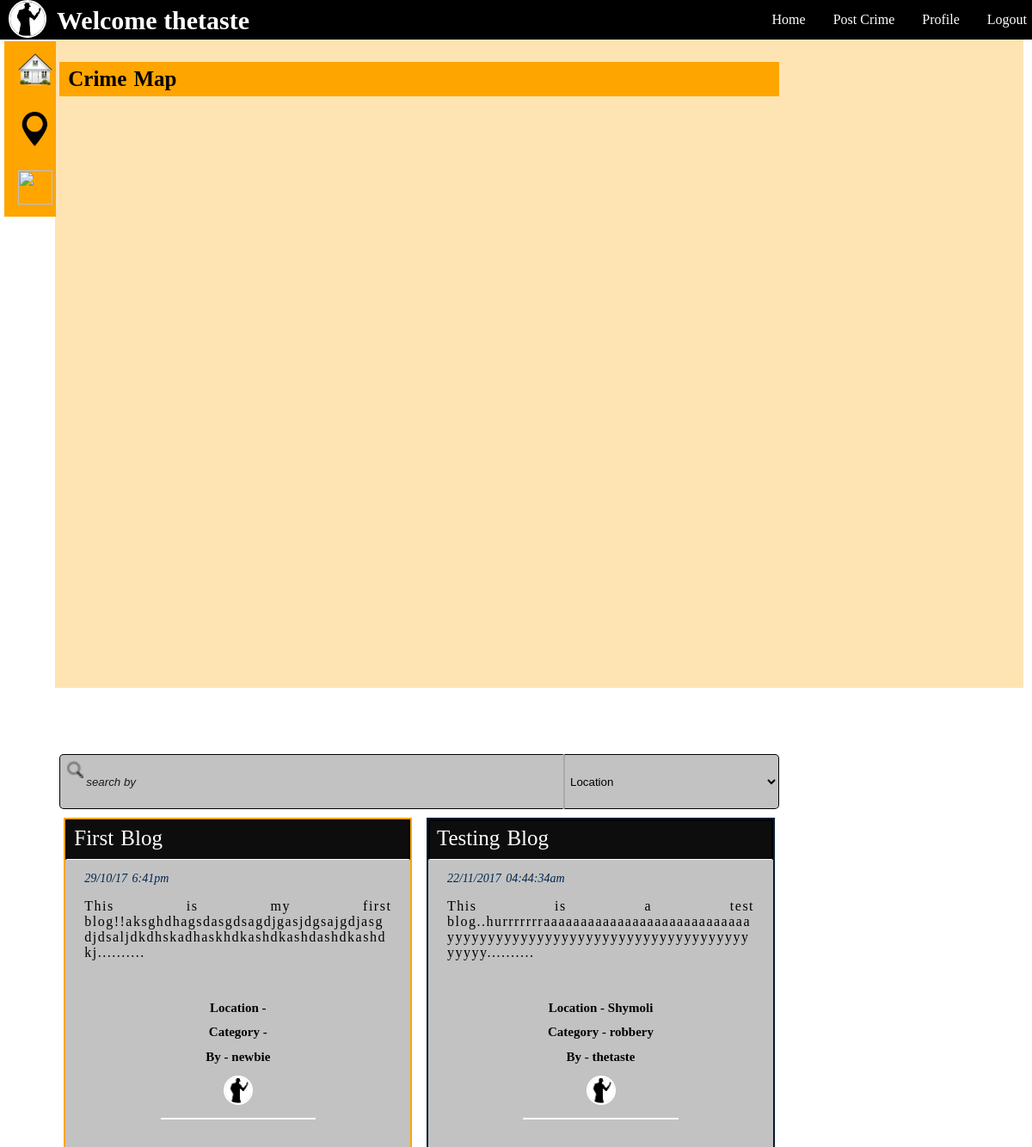
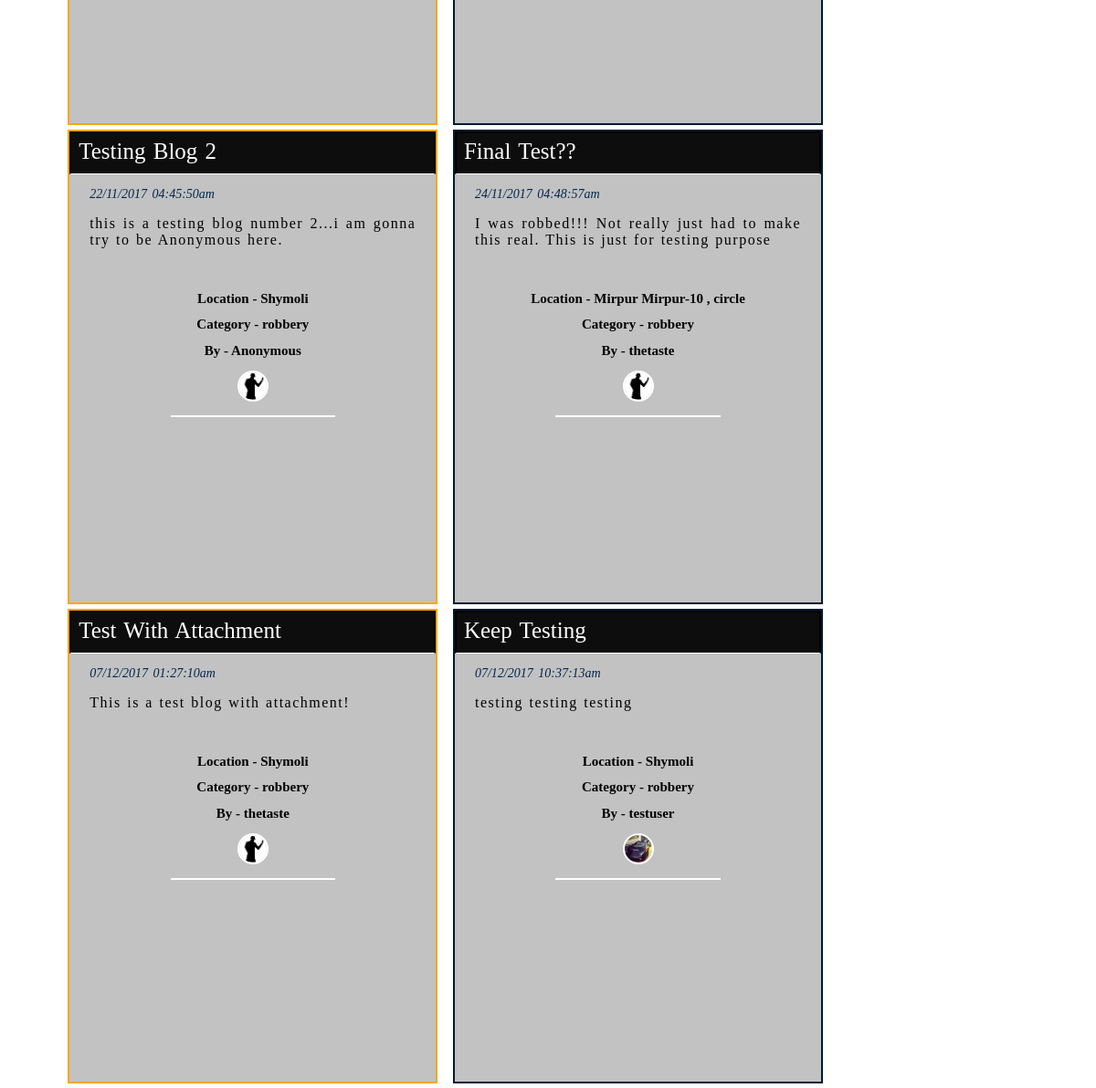
The page / (signed in) on the database its author committed (2 pictures, top to bottom).
### tables this page shows
CREATE TABLE `blogs` (
  `blog_id` int(11) NOT NULL,
  `title` varchar(100) DEFAULT NULL,
  `body` text,
  `datetime` varchar(70) DEFAULT NULL,
  `attachment` varchar(200) DEFAULT NULL,
  `blogger_id` int(11) DEFAULT NULL,
  `name_hidden` tinyint(1) DEFAULT NULL,
  `location` text,
  `category` varchar(50) DEFAULT NULL,
  `del` tinyint(1) DEFAULT '0'
);

CREATE TABLE `users` (
  `user_id` int(11) NOT NULL,
  `fname` varchar(80) DEFAULT NULL,
  `lname` varchar(80) DEFAULT NULL,
  `age` int(11) DEFAULT NULL,
  `bdate` varchar(11) DEFAULT NULL,
  `username` varchar(120) DEFAULT NULL,
  `email` varchar(50) DEFAULT NULL,
  `password` varchar(100) DEFAULT NULL,
  `pro_pic` varchar(180) DEFAULT NULL,
  `gender` varchar(20) DEFAULT NULL,
  `role` int(11) DEFAULT NULL,
  `del` tinyint(1) DEFAULT '0'
);

### Controllers/login_controller.php (called while the page is built, shortened)
<?php
require_once(get_include_path()."\Projects\aiub project\Models\UserModel.php");
class Login{
    protected $logged = false;
    protected $user = NULL;
    function Login()
    {
        $this->user = new UserModel();
        if(isset($_SESSION['logged_in']))
        {
        	$this->logged = $_SESSION["logged_in"];
            $this->user->setUsername($_SESSION["username"]);
            $this->user->setUserId($_SESSION["user_id"]);
        }
    }
    function isLogged()
    {
        return $this->logged;
    }
    function getUsername()
    {
        return $this->user->getUsername();
    }
}
 ?>

### Models/UserModel.php (called while the page is built, shortened)
<?php
require_once('Models.php');
class UserModel extends Models{
    private $username = "";
    function UserModel( $username = "" ,  $userid = 0, $fname = "", $lname = "", $age = 0, $bdate = "", $email = "", $password = "", $pro_pic = NULL, $gender = "")
    {
        $this->username = $username;
    }
    function setUsername($username)
    {
        $this->username = $username;
    }
    function getUsername()
    {
        return $this->username;
    }
}
 ?>

### Controllers/BlogController.php (called while the page is built, shortened)
<?php
require(get_include_path()."\Projects\aiub project\Models\BlogModel.php");
class BlogController{
    private $blog;
    function BlogController()
    {
        $this->blog = new BlogModel();
    }
    function getAllBlogs()
    {
        return $this->blog->allBlogs();
    }
    function bloggerName($id)
    {
        return $this->blog->getBloggerName($id);
    }
    function getBloggerProfilePicture($id)
    {
        return $this->blog->getBloggerPP($id);
    }
}
 ?>

### Models/Models.php (called while the page is built, shortened)
<?php
class Models{
    public $server;
    public $user;
    public $pass;
    public $db;
    protected $conn;
    function Models($server = "localhost:3306" , $user = "root" , $pass ="" , $db = "is_that_crime")
    {
        $this->server = $server;
        $this->user = $user;
        $this->pass = $pass;
        $this->db = $db;
    }
    private function openConnection()
    {
        $this->conn = new mysqli($this->server , $this->user , $this->pass , $this->db);
        if($this->conn->connect_error)
        {
            $this->errorMessage($this->conn->connect_error);
            return false;
        }
        else
            return true;
    }
    function executeQuery($query)
    {
        if($this->openConnection())
        {
            if($this->result = $this->conn->query($query))
            {
                if($this->result->num_rows > 0)
                {
                    return $this->result;
                }
                else
                {
                    $this->closeConnection();
                    return false;
                }
            }
            else
            {
                $this->errorMessage($this->conn->error);
                return false;
            }
        }
        else
        {
            $this->errorMessage($this->conn->error);
            return false;
        }
    }
}
?>

### Models/BlogModel.php (called while the page is built, shortened)
<?php
require_once("Models.php");
class BlogModel extends Models{
    function allBlogs()
    {
        $result = $this->executeQuery("select * from blogs where del = false;");
        if($result->num_rows > 0)
            return $result;
        else
            return false;
    }
    function getBloggerName($id)
    {
        $name = $this->executeQuery("select username from users where user_id in (select blogger_id from blogs where blogger_id = $id);");
        if($name->num_rows > 0)
        {
            $name = $name->fetch_assoc();
            $name = $name["username"];
            return $name;
        }
        else
            return false;
    }
    function getBloggerPP($id)
    {
        $url = $this->executeQuery("select pro_pic from users where user_id in (select blogger_id from blogs where blogger_id = $id);");
        if($url->num_rows > 0)
        {
            $url = $url->fetch_assoc();
            $url = $url["pro_pic"];
            return $url;
        }
        else
            return false;
    }
}
 ?>

### index.php (the view, shortened to what this page needs)
<html>
<head>
    <link rel="stylesheet" type="text/css" href="css/index_style.css">
    <link rel="stylesheet" type="text/css" href="css/navigation.css">
</head>
<body data-spy="scroll">
    <div>
    <div class="navigation">
            <?php
            require("Controllers/login_controller.php");
            $login = new Login();
            if($login->isLogged())
            {
                echo "<img id='pro_pic' src='{$_SESSION['pro_pic']}' onerror='return setDefaultPP(this)'/>";
				echo "<b class = \"navigationb\">Welcome ". $login->getUsername(). "</b>";
                echo "<a class = \"right-li\" href = 'Views/action/logout.php'>Logout</a>";
            }
            else
            {
                echo "<b class = \"navigationb\">Hello World</b>";
                echo "<a class = \"right-li\" href = 'Views/login.php'>Login</a>";
            }
            if($login->isLogged())
                echo "<a class = \"right-li\" href = 'Views/user_info.php'>Profile</a>";
            else
                echo "<a class = \"right-li\" href = 'Views/signup.php'>Signup</a>";
                echo "<a class = \"right-li\" href = 'Views/crime_post.php'>Post Crime</a>";
                echo "<a class = \"right-li\" href = 'http://localhost:".$_SERVER['SERVER_PORT']."/Projects/aiub project/index.php'>Home</a>";
            ?>
    </div>
<article>
    <nav>
        <a href="#"> <img src="img/gohome.png" width="40px" height="40px"></a>
        <a href="#section-1"> <img src="img/location_pointer.png" width="40px" height="40px"></a>
        <a href="#section-2"> <img src="img/chat.png" width="40px" height="40px"></a>
    </nav>
    <div id="index-content">
        <div id="section-1">
            <div class="supporting-div"></div>
            <b class="labels">Crime Map</b>
            <div id="map-canvas"></div>
        </div>
        <div id = "section-2">
            <div class="supporting-div"></div>
            <div id = "right-content">
                <input type="text" name="serach" id = "searchbox" placeholder="search by">
                <select name="by" id = "searchby">
                        <option value = "location"> Location </option>
                </select>
            </div>
            <div id = "all_blogs">
            <?php
                require_once("Controllers/BlogController.php");
                $blog = new BlogController();
                if($result = $blog->getAllBlogs())
                {
                    while($row = $result->fetch_assoc())
                    {
                        $blogger = "Anonymous";
                        $body = $row["body"];
                        $title = $row["title"];
                        $blogger_pp = "";
                        if(strlen($body) > 100)
                        {
                            $body = substr($body , 0 , 100);
                            $body = $body."..........";
                        }
                        if(!$row["name_hidden"])
                        {
                            $blogger_id = $row["blogger_id"];
                            $blogger = $blog->bloggerName($blogger_id);
                            $blogger_pp = $blog->getBloggerProfilePicture($blogger_id);
                        }
                        echo "<div class = 'single_blog   blogs'>";
                            echo "<div id='div_blog_title'>"."<a class = \"blog_title\" href = 'Views/blog.php/?blog_id=".$row['blog_id']."'><span class='title'>".$title."</span></a></div>";
                            echo "<div class =\"single_blog_content\" class='blog'>";
                            echo "<p class = \"datetime\">{$row['datetime']}</p>";
                            echo "<p class = \"body\">$body</p><br>";
                            echo "<p class=\"bold-blog-content\">Location - <span class='location'>".$row["location"]. "</span></p>";
                            echo "<p class=\"bold-blog-content\">Category -  <span class='category'>".$row["category"]."</span></p>";
                            echo "<p class=\"bold-blog-content\">By - <span class='user'>$blogger</span></p>";
                            echo "<p class=\"bold-blog-content\"><img class='circled_pro_pic' src='$blogger_pp' onerror='return setDefaultPP(this)'/></p>";
                            echo "<hr/>";
                        echo "</div>";
                        echo "</div>";
                    }
                }
                else
                {
                    echo "<div id = \"single_blog\">";
                    echo "<div id =\"single_blog_content\">";
                        echo "<h1>No Crime Blogs To See</h1>";
                    echo "</div>";
                    echo "</div>";
                }
            ?>
        </div>
    </div>
</div>
</article>
</div>
</body>
</html>

### css/index_style.css (style rules this page uses)
body { margin:0px; padding: 0px; }
article { margin-top: 0px; padding-left: 5px; padding-right: 10px; height: 100%; }
nav { margin-top: 4%; float:left; width:5%; background-color:orange; position: fixed; }
#section-1 { width:100%; height:100%; padding: 0px 5px 0px 5px; float:left; background-color: #ffe4b3; box-sizing: border-box; }
#section-2 { width:100%; height:auto; padding: 0px 5px 0px 5px; float:left; background-color:; box-sizing: border-box; }
.supporting-div { background-color: transparent; width: 100%; height:9%; }
.single_blog_content { border-color: transparent; border-style: solid; border-width: 2px; padding:0px 20px 20px 20px; color:white; text-align:justify; box-sizing: border-box; height:auto; width:100%; height: auto; }
.single_blog { background-color: #c2c2c2; width:49%; height:65%; border:2px solid transparent; border-radius:; box-sizing: border-box; margin: 0px 0px 5px 0px; }
.single_blog:nth-child(odd) { float: left; border-color: orange; }
.single_blog:nth-child(even) { float: right; border-color: #001a33 }
#index-content { width:95%; height:auto; background-color:transparent; float: right; }
#all_blogs { width:75%; height:auto; padding: 5px 5px 0px 5px; float:left; background-color:transparent; box-sizing: border-box; }
.labels { font-size: 25px; font-family: 'Tahoma'; font-weight:bold; word-spacing:2; color:black; background-color: orange; padding:6px 10px 6px 10px; float: left; box-sizing: border-box; width: 75%; text-align:left; }
#map-canvas { height:400px; width:75%; margin: 0px; padding: 0px; }
#right-content { background-color:transparent; width:75%; height:auto; padding:5px 0px 5px 0px; float:left; clear: right; }
#searchby { width:30%; height:8%; background-color:#c2c2c2 ; color: black; border: 1px solid black; border-left:2px solid darkgrey; border-radius: 5px; border-top-left-radius:0px; border-bottom-left-radius:0px; padding:5px 2px 5px 2px; float:; cursor:pointer; box-sizing: border-box; }
#searchbox { background: url(../img/search_icon.png) no-repeat scroll 7px 7px; width:70%; height:8%; background-color:#c2c2c2 ; color: black; border: 1px solid black; border-right-color: transparent; border-radius: 5px; border-top-right-radius:0px; border-bottom-right-radius:0px; padding:5px 10px 5px 30px; margin:0px 0px 0px 0px; float:left; box-sizing: border-box; }
::placeholder { color:#1a1a1a; font-style: italic; }
hr { border: 1px solid white;clear: both;width:50%; }
#div_blog_title { max-width:100%; border:2px solid black; border-bottom:1px solid white; background-color: #0d0d0d; }
.blog_title { font-size: 25px; text-decoration: none; font-family: 'Tahoma'; text-transform: capitalize; font-weight:normal; word-spacing: 2; color:white; padding: 6px 8px 10px 8px; }
.datetime { font-size: 14px; font-style: italic; font-family: 'Tahoma'; line-height: 0.9; word-spacing: 2; color:#00264d; }
.body { font-size: 16px; letter-spacing: 1.5; font-family: 'Tahoma'; word-spacing: 1; color: black; word-wrap:break-word; }
.bold-blog-content { font-size: 15px; font-weight: bold; line-height: 0.9; font-family: 'Tahoma'; color: black; text-align: center; }
.circled_pro_pic { width: 30px; height: 30px; border:2px solid white; border-radius:50px; }

### css/navigation.css (style rules this page uses)
body { margin:0px; padding:0px; }
#pro_pic { width: 40px; height: 40px; border:2px solid white; border-radius:50px; float:left; }
.navigation { background-color:black; width: 100%; height: auto; top: 0px; position:fixed; padding-right: 50px; padding-left: 10px; }
.navigationb { color: white; font-size:30px; border:2px solid transparent; padding:5px 0px 0px 10px; float:left; }
.right-li { float:right; display: block; color:white; text-align: center; padding:14px 16px; text-decoration: none; font-size: 16px; }
a { display: inline-block; color: white; text-align: center; padding: 14px 16px; text-decoration: none; }

### rows shown on the page
blogs: title "First Blog", datetime "29/10/17 6:41pm", body "This is my first blog!!aksghdhagsdasgdsagdjgasjdgsajgdjasgdjdsaljdkdhskadhaskhdkashdkashdashdkashdkj..........", blogger.username "newbie"
blogs: title "Testing Blog", datetime "22/11/2017 04:44:34am", body "This is a test blog..hurrrrrrraaaaaaaaaaaaaaaaaaaaaaaaaaaayyyyyyyyyyyyyyyyyyyyyyyyyyyyyyyyyyyyyyyyyy..........", location "Shymoli", category "robbery", blogger.username "thetaste", blogger.pro_pic (placeholder picture)
blogs: title "Testing Blog 2", datetime "22/11/2017 04:45:50am", body "this is a testing blog number 2...i am gonna try to be Anonymous here.", location "Shymoli", category "robbery", blogger "Anonymous"
blogs: title "Final Test??", datetime "24/11/2017 04:48:57am", body "I was robbed!!! Not really just had to make this real. This is just for testing purpose", location "Mirpur Mirpur-10 , circle", category "robbery", blogger.username "thetaste", blogger.pro_pic (placeholder picture)
blogs: title "Test With Attachment", datetime "07/12/2017 01:27:10am", body "This is a test blog with attachment!", location "Shymoli", category "robbery", blogger.username "thetaste", blogger.pro_pic (placeholder picture)
blogs: title "Keep Testing", datetime "07/12/2017 10:37:13am", body "testing testing testing", location "Shymoli", category "robbery", blogger.username "testuser", blogger.pro_pic (picture)

### other values the page prints
$login->getUsername() "thetaste"
